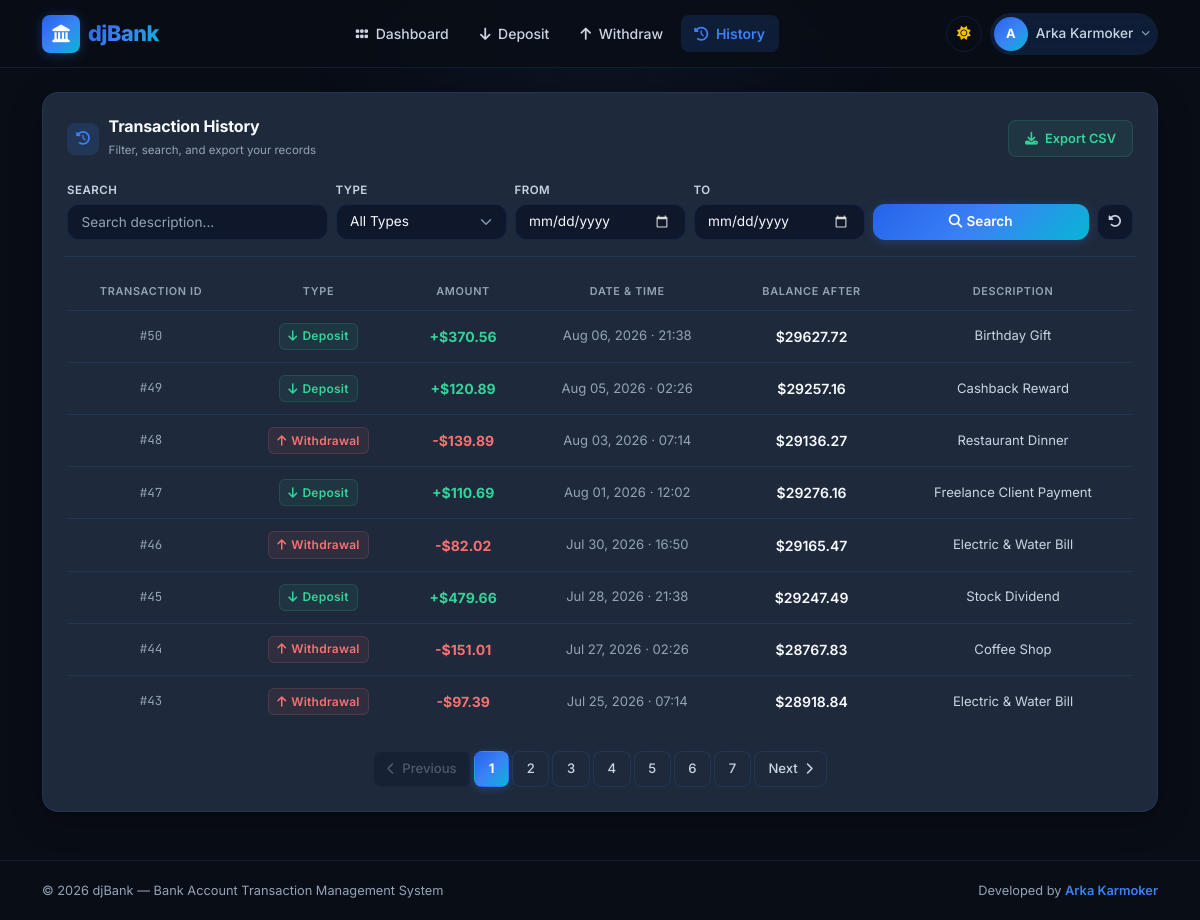
Page /history/ (signed in) on the committed database.
### transactions/models.py (models this page shows, shortened)
class Transaction(models.Model):
    TRANSACTION_TYPE_CHOICES = (
        ('DEPOSIT', 'Deposit'),
        ('WITHDRAWAL', 'Withdrawal'),
    )
    account = models.ForeignKey(BankAccount, on_delete=models.CASCADE, related_name='transactions')
    transaction_type = models.CharField(max_length=10, choices=TRANSACTION_TYPE_CHOICES)
    amount = models.DecimalField(max_digits=12, decimal_places=2)
    balance_after_transaction = models.DecimalField(max_digits=12, decimal_places=2)
    timestamp = models.DateTimeField(auto_now_add=True)
    description = models.CharField(max_length=255, blank=True, null=True)
    class Meta:
        ordering = ['-timestamp']

### transactions/views.py (the view, shortened to what this page needs)
# urls.py: path('history/', views.transaction_history_view, name='history'),
@login_required
def transaction_history_view(request):
    account = get_user_account(request.user)
    transactions_qs = Transaction.objects.filter(account=account)
    filter_form = TransactionFilterForm(request.GET)
    if filter_form.is_valid():
        search_query = filter_form.cleaned_data.get('search')
        tx_type = filter_form.cleaned_data.get('transaction_type')
        start_date = filter_form.cleaned_data.get('start_date')
        end_date = filter_form.cleaned_data.get('end_date')
        if tx_type:
            transactions_qs = transactions_qs.filter(transaction_type=tx_type)
        if start_date:
            transactions_qs = transactions_qs.filter(timestamp__date__gte=start_date)
        if end_date:
            transactions_qs = transactions_qs.filter(timestamp__date__lte=end_date)
    paginator = Paginator(transactions_qs, 8)  # 8 transactions per page
    page_number = request.GET.get('page')
    page_obj = paginator.get_page(page_number)
    get_copy = request.GET.copy()
    get_copy.pop('page', None)
    clean_query_params = get_copy.urlencode()
    context = {
        'account': account,
        'page_obj': page_obj,
        'filter_form': filter_form,
        'query_params': clean_query_params,
    }
    return render(request, 'transactions/history.html', context)

### transactions/forms.py
class TransactionFilterForm(forms.Form):
    TYPE_CHOICES = (
        ('', 'All Types'),
        ('DEPOSIT', 'Deposit'),
        ('WITHDRAWAL', 'Withdrawal'),
    )
    search = forms.CharField(
        required=False,
        widget=forms.TextInput(attrs={'class': 'form-control filter-input', 'placeholder': 'Search description...'})
    )
    transaction_type = forms.ChoiceField(
        choices=TYPE_CHOICES, required=False,
        widget=forms.Select(attrs={'class': 'form-select filter-select'})
    )
    start_date = forms.DateField(
        required=False,
        widget=forms.DateInput(attrs={'class': 'form-control filter-input', 'type': 'date'})
    )
    end_date = forms.DateField(
        required=False,
        widget=forms.DateInput(attrs={'class': 'form-control filter-input', 'type': 'date'})
    )

### accounts/models.py (called while the page is built)
    @staticmethod
    def generate_account_number():
        while True:
            account_num = str(random.randint(1000000000, 9999999999))
            if not BankAccount.objects.filter(account_number=account_num).exists():
                return account_num

### transactions/views.py (called while the page is built)
def get_user_account(user):
    account, created = BankAccount.objects.get_or_create(
        user=user,
        defaults={
            'account_number': BankAccount.generate_account_number(),
            'account_holder_name': f"{user.first_name} {user.last_name}".strip() or user.username,
            'balance': Decimal('0.00')
        }
    )
    return account

### templates/transactions/history.html (shortened to what this page needs)
{% extends 'base.html' %}
{% block content %}
<div class="row mb-4">
    <div class="col-12">
        <div class="glass-card p-4">
            <div class="d-flex flex-column flex-md-row align-items-md-center justify-content-between gap-3 mb-3">
                <div class="section-header mb-0">
                    <div class="section-icon stat-icon-box blue"><i class="fas fa-clock-rotate-left"></i></div>
                    <div>
                        <h5 class="mb-0">Transaction History</h5>
                        <span style="color: var(--text-tertiary); font-size: 0.72rem;">Filter, search, and export your records</span>
                    </div>
                </div>
                <a href="{% url 'export_csv' %}?{{ query_params }}" download="statement_{{ account.account_number }}.csv" class="btn btn-sm px-3 py-2" style="background: var(--green-bg); color: var(--green); border: 1px solid var(--green-border); border-radius: var(--radius-sm); font-weight: 600; font-size: 0.8rem;">
                    <i class="fas fa-download me-1"></i> Export CSV
                </a>
            </div>
            <form method="GET" action="{% url 'history' %}" class="row gx-2 gy-3 gy-md-2 align-items-end pb-3 mb-3" style="border-bottom: 1px solid var(--border-color);">
                <div class="col-md-3">
                    <label class="form-label mb-1" style="font-size: 0.72rem;">Search</label>
                    {{ filter_form.search }}
                </div>
                <div class="col-md-2">
                    <label class="form-label mb-1" style="font-size: 0.72rem;">Type</label>
                    {{ filter_form.transaction_type }}
                </div>
                <div class="col-md-2">
                    <label class="form-label mb-1" style="font-size: 0.72rem;">From</label>
                    {{ filter_form.start_date }}
                </div>
                <div class="col-md-2">
                    <label class="form-label mb-1" style="font-size: 0.72rem;">To</label>
                    {{ filter_form.end_date }}
                </div>
                <div class="col-md-3 d-flex gap-2 mt-4 mt-md-0">
                    <button type="submit" class="btn btn-primary-gradient filter-btn flex-grow-1">
                        <i class="fas fa-search me-1"></i> Search
                    </button>
                    <a href="{% url 'history' %}" class="btn-reset-filter" title="Reset Filters">
                        <i class="fas fa-rotate-left"></i>
                    </a>
                </div>
            </form>
            {% if page_obj %}
            <div class="table-responsive">
                <table class="table table-custom">
                    <thead>
                        <tr>
                            <th>Transaction ID</th>
                            <th>Type</th>
                            <th>Amount</th>
                            <th>Date & Time</th>
                            <th>Balance After</th>
                            <th>Description</th>
                        </tr>
                    </thead>
                    <tbody>
                        {% for tx in page_obj %}
                        <tr>
                            <td class="font-mono text-dim" style="font-size: 0.78rem;">#{{ tx.id }}</td>
                            <td>
                                {% if tx.transaction_type == 'DEPOSIT' %}
                                <span class="badge-deposit"><i class="fas fa-arrow-down"></i> Deposit</span>
                                {% else %}
                                <span class="badge-withdraw"><i class="fas fa-arrow-up"></i> Withdrawal</span>
                                {% endif %}
                            </td>
                            <td class="fw-bold {% if tx.transaction_type == 'DEPOSIT' %}text-green{% else %}text-red{% endif %}">
                                {% if tx.transaction_type == 'DEPOSIT' %}+{% else %}-{% endif %}${{ tx.amount|floatformat:2 }}
                            </td>
                            <td class="text-dim" style="font-size: 0.82rem;">{{ tx.timestamp|date:"M d, Y · H:i" }}</td>
                            <td class="fw-semibold">${{ tx.balance_after_transaction|floatformat:2 }}</td>
                            <td class="text-muted-custom" style="font-size: 0.82rem;">{{ tx.description|default:"—" }}</td>
                        </tr>
                        {% endfor %}
                    </tbody>
                </table>
            </div>
            {% if page_obj.has_other_pages %}
            <nav class="mt-4">
                <ul class="pagination justify-content-center mb-0 gap-1">
                    {% if page_obj.has_previous %}
                    <li class="page-item">
                        <a class="page-link" href="?page={{ page_obj.previous_page_number }}{% if query_params %}&{{ query_params }}{% endif %}" aria-label="Previous">
                            <i class="fas fa-chevron-left me-1" style="font-size: 0.75rem;"></i> Previous
                        </a>
                    </li>
                    {% else %}
                    <li class="page-item disabled">
                        <span class="page-link"><i class="fas fa-chevron-left me-1" style="font-size: 0.75rem;"></i> Previous</span>
                    </li>
                    {% endif %}
                    {% for num in page_obj.paginator.page_range %}
                        {% if page_obj.number == num %}
                        <li class="page-item active">
                            <span class="page-link">{{ num }}</span>
                        </li>
                        {% else %}
                        <li class="page-item">
                            <a class="page-link" href="?page={{ num }}{% if query_params %}&{{ query_params }}{% endif %}">{{ num }}</a>
                        </li>
                        {% endif %}
                    {% endfor %}
                    {% if page_obj.has_next %}
                    <li class="page-item">
                        <a class="page-link" href="?page={{ page_obj.next_page_number }}{% if query_params %}&{{ query_params }}{% endif %}" aria-label="Next">
                            Next <i class="fas fa-chevron-right ms-1" style="font-size: 0.75rem;"></i>
                        </a>
                    </li>
                    {% else %}
                    <li class="page-item disabled">
                        <span class="page-link">Next <i class="fas fa-chevron-right ms-1" style="font-size: 0.75rem;"></i></span>
                    </li>
                    {% endif %}
                </ul>
            </nav>
            {% endif %}
            {% else %}
            <div class="text-center py-5">
                <i class="fas fa-inbox fa-3x mb-3 text-dim"></i>
                <h6 class="fw-semibold mb-1">No transactions found</h6>
                <p class="text-dim small mb-0">Try adjusting your filters or make your first transaction.</p>
            </div>
            {% endif %}
        </div>
    </div>
</div>
{% endblock %}

### templates/base.html (shortened to what this page needs)
{% load static %}
<!DOCTYPE html>
<html lang="en" data-theme="dark">
<head>
    <link href="https://cdn.jsdelivr.net/npm/bootstrap@5.3.3/dist/css/bootstrap.min.css" rel="stylesheet">
    <link rel="stylesheet" href="https://cdnjs.cloudflare.com/ajax/libs/font-awesome/6.5.1/css/all.min.css">
    <link rel="stylesheet" href="https://cdn.jsdelivr.net/npm/notyf@3/notyf.min.css">
    <link rel="stylesheet" href="{% static 'css/style.css' %}">
</head>
<body>
    <nav class="navbar navbar-expand-lg navbar-custom sticky-top">
        <div class="container">
            <a class="navbar-brand d-flex align-items-center gap-2 text-decoration-none" href="{% url 'dashboard' %}">
                <div class="brand-logo">
                    <i class="fas fa-landmark"></i>
                </div>
                <span class="brand-text">djBank</span>
            </a>
            <div class="collapse navbar-collapse" id="navbarContent">
                {% if user.is_authenticated %}
                <ul class="navbar-nav mx-auto mb-2 mb-lg-0 gap-1">
                    <li class="nav-item">
                        <a class="nav-link nav-link-custom {% if request.resolver_match.url_name == 'dashboard' %}active-nav{% endif %}" href="{% url 'dashboard' %}">
                            <i class="fa-solid fa-grip me-1"></i> Dashboard
                        </a>
                    </li>
                    <li class="nav-item">
                        <a class="nav-link nav-link-custom {% if request.resolver_match.url_name == 'deposit' %}active-nav{% endif %}" href="{% url 'deposit' %}">
                            <i class="fas fa-arrow-down me-1"></i> Deposit
                        </a>
                    </li>
                    <li class="nav-item">
                        <a class="nav-link nav-link-custom {% if request.resolver_match.url_name == 'withdraw' %}active-nav{% endif %}" href="{% url 'withdraw' %}">
                            <i class="fas fa-arrow-up me-1"></i> Withdraw
                        </a>
                    </li>
                    <li class="nav-item">
                        <a class="nav-link nav-link-custom {% if request.resolver_match.url_name == 'history' %}active-nav{% endif %}" href="{% url 'history' %}">
                            <i class="fas fa-clock-rotate-left me-1"></i> History
                        </a>
                    </li>
                </ul>
                <div class="d-flex align-items-center gap-2">
                    <button class="theme-toggle-btn" id="themeToggleBtn" title="Toggle theme">
                        <i class="fas fa-sun" id="themeIcon"></i>
                    </button>
                    <div class="dropdown">
                        <a class="btn border-0 d-flex align-items-center gap-2 p-1 pe-2 rounded-pill" href="#" role="button" data-bs-toggle="dropdown" style="background: var(--accent-glow);">
                            <div class="user-avatar">
                                {{ user.username|slice:":1"|upper }}
                            </div>
                            <span class="d-none d-md-inline" style="color: var(--text-secondary); font-size: 0.85rem; font-weight: 500;">{{ user.get_full_name|default:user.username }}</span>
                            <i class="fas fa-chevron-down" style="font-size: 0.55rem; color: var(--text-tertiary);"></i>
                        </a>
                    </div>
                </div>
                {% endif %}
            </div>
        </div>
    </nav>
    <main class="container py-3 py-md-4 flex-grow-1 d-flex flex-column" style="position: relative; z-index: 1;">
        {% block content %}{% endblock %}
    </main>
    <footer>
        <div class="container d-flex flex-column flex-md-row align-items-center justify-content-between gap-2">
            <p class="mb-0">&copy; 2026 djBank &mdash; Bank Account Transaction Management System</p>
            <p class="mb-0">
                Developed by <a href="https://github.com/ArkaKarmoker" target="_blank" rel="noopener noreferrer" class="footer-link">Arka Karmoker</a>
            </p>
        </div>
    </footer>
</body>
</html>

### rows in the picture
Transaction: id "50", transaction_type "DEPOSIT" (drawn), amount "370.56", timestamp "Aug 06, 2026 · 21:38", balance_after_transaction "29627.72", description "Birthday Gift"
Transaction: id "49", transaction_type "DEPOSIT" (drawn), amount "120.89", timestamp "Aug 05, 2026 · 02:26", balance_after_transaction "29257.16", description "Cashback Reward"
Transaction: id "48", transaction_type "WITHDRAWAL" (drawn), amount "139.89", timestamp "Aug 03, 2026 · 07:14", balance_after_transaction "29136.27", description "Restaurant Dinner"
Transaction: id "47", transaction_type "DEPOSIT" (drawn), amount "110.69", timestamp "Aug 01, 2026 · 12:02", balance_after_transaction "29276.16", description "Freelance Client Payment"
Transaction: id "46", transaction_type "WITHDRAWAL" (drawn), amount "82.02", timestamp "Jul 30, 2026 · 16:50", balance_after_transaction "29165.47", description "Electric & Water Bill"
Transaction: id "45", transaction_type "DEPOSIT" (drawn), amount "479.66", timestamp "Jul 28, 2026 · 21:38", balance_after_transaction "29247.49", description "Stock Dividend"
Transaction: id "44", transaction_type "WITHDRAWAL" (drawn), amount "151.01", timestamp "Jul 27, 2026 · 02:26", balance_after_transaction "28767.83", description "Coffee Shop"
Transaction: id "43", transaction_type "WITHDRAWAL" (drawn), amount "97.39", timestamp "Jul 25, 2026 · 07:14", balance_after_transaction "28918.84", description "Electric & Water Bill"

### other values in the picture
{{ user.username|slice:":1"|upper }} "A"
{{ user.get_full_name|default:user.username }} "Arka Karmoker"
{{ num }} "1"
{{ num }} "2" "3" "4" "5" "6" "7"
